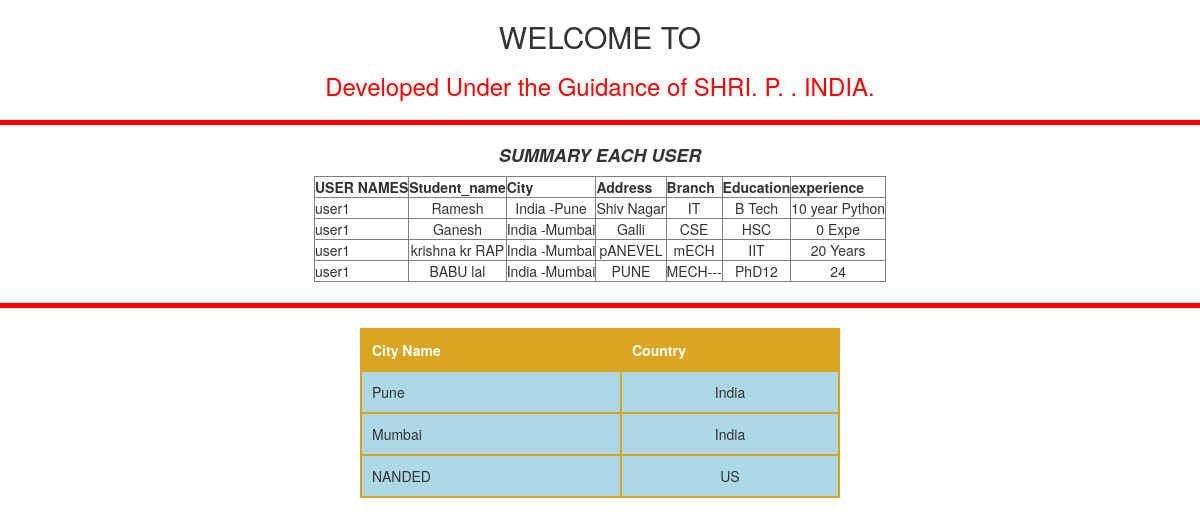
The page /record1/ on the database its author committed.
### student/models.py (models this page shows, shortened)
class Student(models.Model):
    user = models.ForeignKey(User, on_delete=models.CASCADE, null=True,blank=True)
    student_name = models.CharField(max_length=30)
    city = models.ForeignKey(City, on_delete=models.CASCADE)
    address = models.CharField(max_length=50)
    branch = models.CharField(max_length=30)
    education = models.CharField(max_length=30)
    experience = models.CharField(max_length=30)
    class Meta:
        verbose_name = "Students Information"
        verbose_name_plural = "Students Informations"

class City(models.Model):
    user = models.ForeignKey(User, on_delete=models.CASCADE, null=True,blank=True)
    city_name = models.CharField(max_length=300, null=True, blank=True)
    country = models.ForeignKey(Country, on_delete=models.CASCADE)
    def __str__(self):
        return '%s -%s' % (self.country, self.city_name)

class Country(models.Model):
    user = models.ForeignKey(User, on_delete=models.CASCADE, null=True,blank=True)
    country_name = models.CharField(max_length=30)
    def __str__(self):
        return self.country_name

### student/views.py (the view)
# urls.py: re_path(r'^record1/', view_record),
def view_record(request):
    stud_record = Student.objects.all()
    city_record = City.objects.all()
    return render(request,'record.html',{'stud12':stud_record,'city12':city_record})

### templates/record.html (shortened to what this page needs)
<!doctype html>
<html>
    <head>
        <link rel="stylesheet" href="https://maxcdn.bootstrapcdn.com/bootstrap/3.3.7/css/bootstrap.min.css" />
    </head>
    <body>
    	<h2> <center>WELCOME TO </h2></center>
    	  <h3><center><font color="red">Developed Under the Guidance of SHRI. P. . INDIA. </font> </h3></center>
    	  <hr color="green">
    	  <h4> <center> <b><i>SUMMARY EACH USER </i></b></center> </h4>
    	 		<table border=1  color="red" align="center" >
				<tr>
  				<th>USER NAMES</th>
          <th>Student_name</th>
          <th>City</th>
        <th>Address</th>
          <th>Branch</th>
          <th>Education</th>
          <th>experience</th>
 				</tr>
	    		{% for entry in stud12 %}
	    		<tr>
  				<td> {{ entry.user }} </td>
          <td align="center"> {{ entry.student_name }} </td>
          <td align="center"> {{ entry.city }} </td>
          <td align="center"> {{ entry.address }} </td>
          <td align="center"> {{ entry.branch }} </td>
          <td align="center"> {{ entry.education }} </td>
          <td align="center"> {{ entry.experience }} </td>
 				</tr>
				{% endfor %}
				</table>
				<hr>
				<table border=1  color="red" align="center" class="myTable1">
				<tr>
  				<th>City Name</th>
  				<th>Country</th>
 				</tr>
				{% for entry1 in city12 %}
				<tr>
  				<td> {{ entry1.city_name }} </td>
  				<td align="center"> {{ entry1.country }} </td>
 				</tr>
				{% endfor %}
    </body>
</html>

### templates/record.html (style rules this page uses)
.myTable1 { width: 40%; text-align: left; background-color: lightblue; border-collapse: collapse; }
.myTable1 th { background-color: goldenrod; color: white; }
.myTable1 td, .myTable1 th { padding: 10px; border: 2px solid goldenrod; }
hr { color: #f00; background-color: #f00; height: 5px; }

### rows shown on the page
Student: user "user1", student_name "Ramesh", city "India -Pune", address "Shiv Nagar", branch "IT", education "B Tech", experience "10 year Python"
Student: user "user1", student_name "Ganesh", city "India -Mumbai", address "Galli", branch "CSE", education "HSC", experience "0 Expe"
Student: user "user1", student_name "krishna kr RAP", city "India -Mumbai", address "pANEVEL", branch "mECH", education "IIT", experience "20 Years"
Student: user "user1", student_name "BABU lal", city "India -Mumbai", address "PUNE", branch "MECH---", education "PhD12", experience "24"
City: city_name "Pune", country "India"
City: city_name "Mumbai", country "India"
City: city_name "NANDED", country "US"
